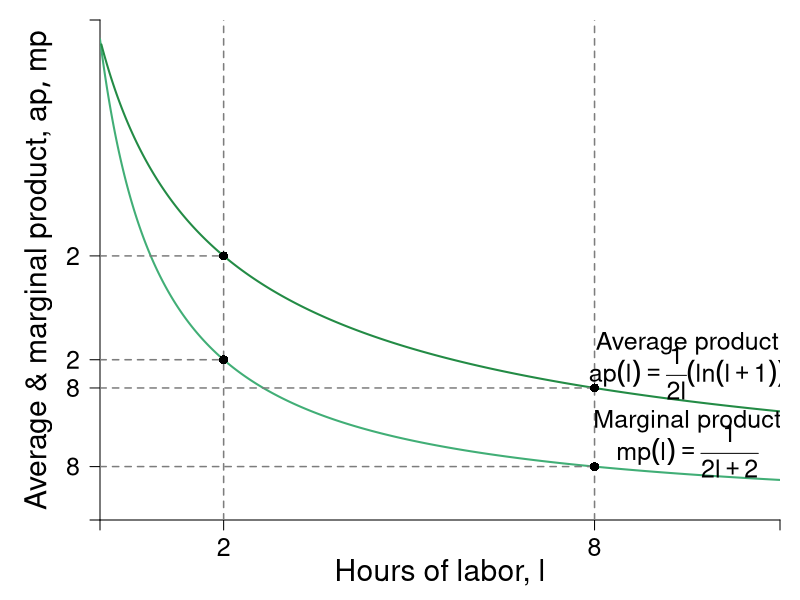

Generate this figure with R:
require(shape)
pdf(file = "specprodexch/production_drs_apmp.pdf", width = 9, height = 7)

#Set parameters for graphics
axislabelsize <- 1.8
labelsize <- 1.5
namesize <- 1.8
annotatesize <- 1.5
graphlinewidth <- 2
segmentlinewidth <- 1.5

COL <- c("#7fc97f", "#beaed4", "#fdc086", "#ffff99", "#386cb0", "#f0027f", "#bf5b17", "#666666")
COLA <- c("#99d8c9","#66c2a4","#41ae76", "#238b45", "#005824")
COLB <- c("#4eb3d3", "#2b8cbe", "#0868ac","#084081")
grays <- gray.colors(25, start = 1, end = 0)
CBCols <- c("#009E73","#0072B2","#E69F00")

#Edited the margins to cater for the larger LHS labels
par(mar =  c(4, 5, 1, 1))


prodFn <- function(l, k = 0.5) {
  k*log(l + 1)
}

MprodFn <- function(l, k = 0.5) {
  k*(1/(l + 1))
}

AprodFn <- function(l, k = 0.5) {
  (k*log(l + 1))/l
}

Mpline <- function(l, constant = 0.3181472, slope = 0.125){
  constant + slope*l
}
xlims <- c(0, 11)
ylims <- c(0, 0.52)

npts <- 501 
x <- seq(xlims[1], xlims[2], length.out = npts)
y <- seq(ylims[1], ylims[2], length.out = npts) 
a <- c(13, 15, 17)

plot(0, 0, xlim = xlims, ylim = ylims, type = "n",
     xlab = expression(paste("")),
     ylab = expression(paste("")), 
     xaxt = "n", 
     yaxt = "n", 
     bty = "n",
     xaxs="i", 
     yaxs="i")


ticksy <- c(0, AprodFn(l = 2, k = 0.5), MprodFn(l = 2, k = 0.5), AprodFn(l = 8, k = 0.5), MprodFn(l = 8, k = 0.5), ylims[2])
ylabels <- c(NA, expression(paste(2)), expression(paste(2)), expression(paste(8)), expression(paste(8)), NA)
ticksx <- c(0, 2, 8, xlims[2])
xlabels <- c(NA, 2, 8, NA)

axis(1, at = ticksx, pos = 0, labels = xlabels, cex.axis = labelsize)
axis(2, at = ticksy, pos = 0, labels = ylabels, las = 1, cex.axis = labelsize)

npts <- 500 
xx1 <- seq(xlims[1], xlims[2], length.out = npts)

xx3 <- seq(1, 3, length.out = npts)
xx4 <- seq(5, 7, length.out = npts)

lines(xx1, MprodFn(xx1, k = 0.5), col = COLA[3], lwd = graphlinewidth)
lines(xx1, AprodFn(xx1, k = 0.5), col = COLA[4], lwd = graphlinewidth)

#Axis Labels
mtext(expression(paste("Hours of labor, ", l)), side = 1, line = 2.5, cex = axislabelsize)
text(-1, 0.5*ylims[2], expression(paste("Average & marginal product, ", list(ap,mp) )), xpd = TRUE, cex = axislabelsize, srt = 90) 

#Margin
segments(8, 0, 8, ylims[2], lty = 2, col = grays[20] , lwd = segmentlinewidth)
segments(0, MprodFn(l = 8, k = 0.5), 8, MprodFn(l = 8, k = 0.5), lty = 2, col = grays[20] , lwd = segmentlinewidth)
segments(0, AprodFn(l = 8, k = 0.5), 8, AprodFn(l = 8, k = 0.5), lty = 2, col = grays[20] , lwd = segmentlinewidth)
points(8, MprodFn(l = 8, k = 0.5), pch = 16, col = "black", cex = 1.2)
points(8, AprodFn(l = 8, k = 0.5), pch = 16, col = "black", cex = 1.2)
segments(2, 0, 2, ylims[2], lty = 2, col = grays[20] , lwd = segmentlinewidth)
segments(0, MprodFn(l = 2, k = 0.5), 2, MprodFn(l = 2, k = 0.5), lty = 2, col = grays[20] , lwd = segmentlinewidth)
segments(0, AprodFn(l = 2, k = 0.5), 2, AprodFn(l = 2, k = 0.5), lty = 2, col = grays[20] , lwd = segmentlinewidth)
points(2, MprodFn(l = 2, k = 0.5), pch = 16, col = "black", cex = 1.2)
points(2, AprodFn(l = 2, k = 0.5), pch = 16, col = "black", cex = 1.2)

#Label the iso-welfare functions for the HG, Aisha
text(8.2, 1.1, expression(paste("Total Product")))
text(8.2, 1, expression(x == frac(1,50)*(l)^2))


#Marginal Product
#text(6, 0.1, expression(paste("Slope of tangent line")))
text(9.5, MprodFn(l = 9.5, k = 0.5) + 0.055, expression(paste("Marginal product")), cex = annotatesize)
text(9.5, MprodFn(l = 9.5, k = 0.5) + 0.025, expression(paste(mp(l) == frac(1,'2l'+2))), cex = annotatesize)

#Average Product
text(9.5, AprodFn(l = 9.5, k = 0.5) + 0.06, expression(paste("Average product")), cex = annotatesize)
text(9.5, AprodFn(l = 9.5, k = 0.5) + 0.03, expression(paste(ap(l) == frac(1,'2l')*(ln('l'+1)) )), cex = annotatesize)


dev.off()
